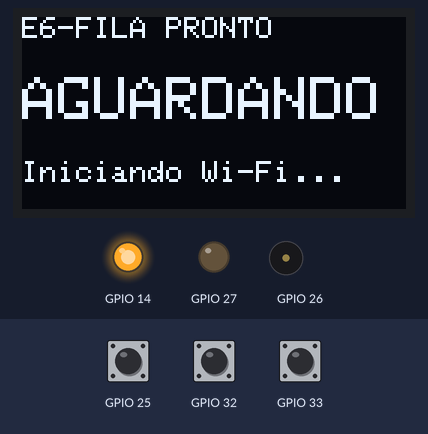
Simulated run of this sketch. Board: ESP32. Shown: 128×64 one-colour display, output pins drawn as LEDs (lit = HIGH), buzzer (waves = sounding). Dashed ring = blinking. The test bench sets the inputs (shaded band); at power-on: GPIO 25 HIGH, GPIO 32 HIGH, GPIO 33 HIGH. WiFi joins after 1.5 s; servers stay silent unless stated; uploads are accepted with an empty reply; EEPROM starts erased; not simulated (calls return 0 or success): secrets.h; what the sketch prints to the serial monitor is not drawn.

Above: at 1.2 s.
1.3 s: GPIO 25 pulled LOW for 0.15 s
At 2.2 s:
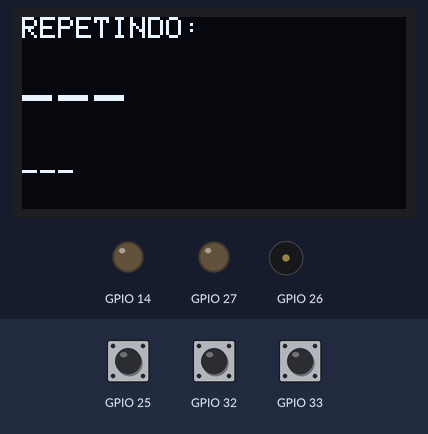
3.3 s: GPIO 32 pulled LOW for 1 s
At 5.3 s:
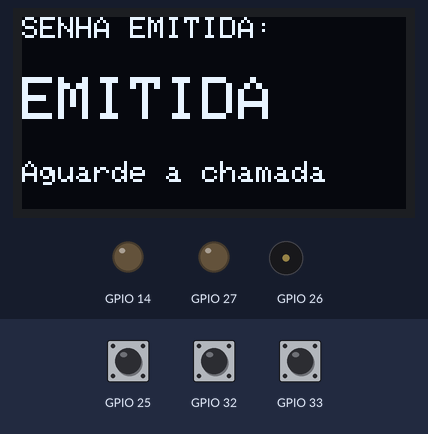
6.4 s: GPIO 33 pulled LOW for 0.15 s
At 7.7 s:
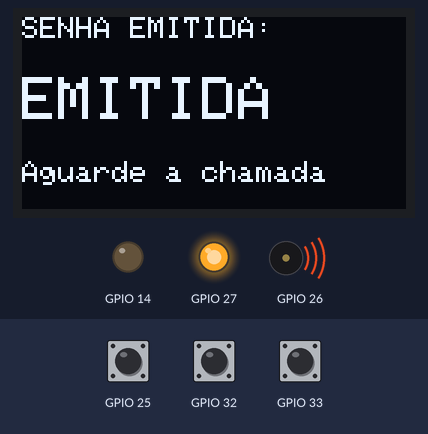
9.2 s: GPIO 25 pulled LOW for 1 s
At 9.33 s:
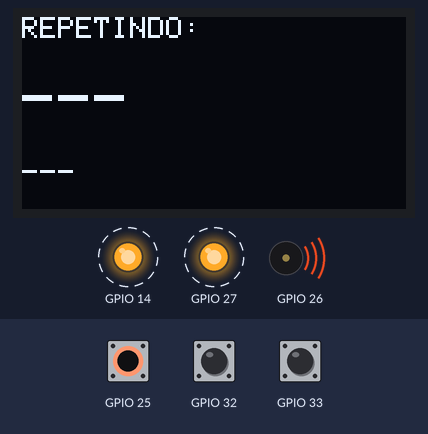
11.7 s: GPIO 32 pulled LOW for 0.15 s
At 13.4 s:
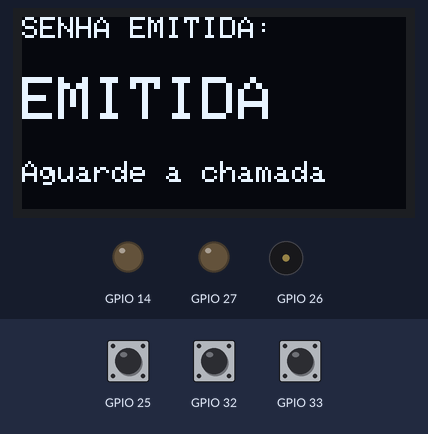
Timing chart, 0 to 14.9 s (numbered marks = the images above; inputs shaded):
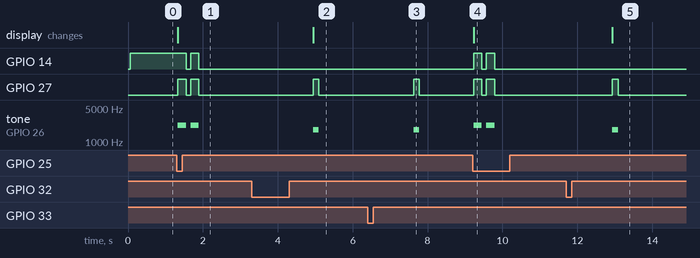

Measured:
- after the input at 1.3 s, GPIO 27: alternates HIGH for 0.22 s and LOW for 0.12 s, 4 changes in all, then stays LOW, starting at once; tone on GPIO 26: alternates 2200 Hz for 0.22 s and silent for 0.12 s, 4 changes in all, then stays silent, starting at once; the display: changes at once (image 1)
- after the input at 3.3 s, GPIO 27: LOW → HIGH after 1.6 s, → LOW 0.15 s later; tone on GPIO 26: silent → 1800 Hz after 1.6 s, → silent 0.15 s later; the display: changes after 1.6 s (image 2)
- after the input at 6.4 s, GPIO 27: LOW → HIGH after 1.2 s, → LOW 0.15 s later; tone on GPIO 26: silent → 1800 Hz after 1.2 s, → silent 0.15 s later
- after the input at 9.2 s, GPIO 14, GPIO 27: alternates HIGH for 0.22 s and LOW for 0.12 s, 4 changes in all, then stays LOW, starting at once; tone on GPIO 26: alternates 2200 Hz for 0.22 s and silent for 0.12 s, 4 changes in all, then stays silent, starting at once; the display: changes at once (image 4)
- after the input at 11.7 s, GPIO 27: LOW → HIGH after 1.2 s, → LOW 0.15 s later; tone on GPIO 26: silent → 1800 Hz after 1.2 s, → silent 0.15 s later; the display: changes after 1.2 s (image 5)

The sketch:

E6Fila.ino
```cpp
#include <WiFi.h>
#include <WiFiClientSecure.h>
#include <HTTPClient.h>
#include <ArduinoJson.h>
#include <Preferences.h>
#include <Wire.h>
#include <Adafruit_GFX.h>
#include <Adafruit_SSD1306.h>
#include "secrets.h"

namespace Pins {
  constexpr uint8_t BUTTON_COMMON   = 32;
  constexpr uint8_t BUTTON_PRIORITY = 33;
  constexpr uint8_t BUTTON_REPEAT   = 25;
  constexpr uint8_t BUZZER          = 26;
  constexpr uint8_t LED_OK          = 27;
  constexpr uint8_t LED_ALERT       = 14; // Segundo LED sugerido pelo grupo
  constexpr uint8_t OLED_SDA        = 21;
  constexpr uint8_t OLED_SCL        = 22;
}

constexpr unsigned long DEBOUNCE_MS      = 180;
constexpr unsigned long COMMAND_POLL_MS  = 2500;
constexpr unsigned long WIFI_RETRY_MS    = 5000;
constexpr uint32_t BUZZER_FREQ_HZ        = 2000;
constexpr uint8_t BUZZER_RESOLUTION_BITS = 8;

Adafruit_SSD1306 display(128, 64, &Wire, -1);
bool hasOled = false;

Preferences storage;
unsigned long sequenceNumber  = 0;
unsigned long lastCommandPoll = 0;
unsigned long lastWifiRetry   = 0;
String lastCalledTicket       = "---";
String lastCalledDesk         = "---";

struct Button {
  uint8_t pin;
  bool previousState = HIGH;
  unsigned long lastPress = 0;

  void begin() {
    pinMode(pin, INPUT_PULLUP);
    previousState = digitalRead(pin);
  }

  bool wasPressed() {
    const bool currentState = digitalRead(pin);
    const unsigned long now = millis();
    const bool pressed = (previousState == HIGH) && (currentState == LOW) && ((now - lastPress) >= DEBOUNCE_MS);
    if (pressed) lastPress = now;
    previousState = currentState;
    return pressed;
  }
};

Button commonButton{Pins::BUTTON_COMMON};
Button priorityButton{Pins::BUTTON_PRIORITY};
Button repeatButton{Pins::BUTTON_REPEAT};

void updateDisplay(const String& line1, const String& line2, const String& line3 = "") {
  if (!hasOled) return;
  display.clearDisplay();
  display.setTextColor(SSD1306_WHITE);

  display.setTextSize(1);
  display.setCursor(0, 0);
  display.println(line1);

  display.setTextSize(2);
  display.setCursor(0, 20);
  display.println(line2);

  display.setTextSize(1);
  display.setCursor(0, 48);
  display.println(line3);
  display.display();
}

// Sinal curto: senha emitida com sucesso
void playEmitSignal() {
  digitalWrite(Pins::LED_OK, HIGH);
  ledcWriteTone(Pins::BUZZER, 1800);
  delay(150);
  ledcWriteTone(Pins::BUZZER, 0);
  digitalWrite(Pins::LED_OK, LOW);
}

// Sinal duplo: chamada do atendente (mais audível para a sala de espera)
void playCallSignal() {
  for (int i = 0; i < 2; i++) {
    digitalWrite(Pins::LED_OK, HIGH);
    digitalWrite(Pins::LED_ALERT, HIGH);
    ledcWriteTone(Pins::BUZZER, 2200);
    delay(220);
    ledcWriteTone(Pins::BUZZER, 0);
    digitalWrite(Pins::LED_OK, LOW);
    digitalWrite(Pins::LED_ALERT, LOW);
    if (i == 0) delay(120);
  }
}

// Sinal de erro: falha de rede ou backend (avisa que NÃO gerou senha)
void playErrorSignal() {
  for (int i = 0; i < 3; i++) {
    digitalWrite(Pins::LED_ALERT, HIGH);
    ledcWriteTone(Pins::BUZZER, 900);
    delay(90);
    ledcWriteTone(Pins::BUZZER, 0);
    digitalWrite(Pins::LED_ALERT, LOW);
    delay(70);
  }
}

bool postJson(const String& path, JsonDocument& document, JsonDocument* responseOut = nullptr) {
  if (WiFi.status() != WL_CONNECTED) {
    Serial.println("postJson: sem Wi-Fi.");
    return false;
  }

  HTTPClient http;
  WiFiClientSecure secureClient;
  http.setTimeout(3000);
  const String url = String(API_URL) + path;
  // A API publicada no Railway usa HTTPS. Para produção, prefira setCACert()
  // com a CA raiz do domínio; setInsecure() mantém a compatibilidade com o guia.
  secureClient.setInsecure();
  const bool started = url.startsWith("https://") ? http.begin(secureClient, url) : http.begin(url);
  if (!started) {
    Serial.println("postJson: falha ao iniciar HTTP.");
    return false;
  }
  http.addHeader("Content-Type", "application/json");
  http.addHeader("x-device-key", DEVICE_KEY);

  String body;
  serializeJson(document, body);
  const int status = http.POST(body);

  if (status >= 200 && status < 300) {
    if (responseOut != nullptr) {
      deserializeJson(*responseOut, http.getStream());
    }
    http.end();
    return true;
  }

  Serial.printf("postJson: falha (%s) status %d\n", path.c_str(), status);
  http.end();
  return false;
}

void sendButtonEvent(const char* type) {
  if (WiFi.status() != WL_CONNECTED) {
    Serial.println("Sem Wi-Fi: toque rejeitado.");
    updateDisplay("SEM REDE (OFFLINE)", "ERRO", "Tente novamente");
    playErrorSignal();
    return;
  }

  JsonDocument event;
  event["device_id"] = DEVICE_ID;
  event["tipo"] = type;
  event["sequencia"] = ++sequenceNumber;
  event["dados"]["origem"] = "botao_fisico";
  storage.putULong("sequence", sequenceNumber);

  JsonDocument response;
  if (postJson("/api/eventos", event, &response)) {
    const String ticketCode = response["senha"] | "EMITIDA";
    Serial.printf("Evento enviado: %s -> %s\n", type, ticketCode.c_str());
    updateDisplay("SENHA EMITIDA:", ticketCode, "Aguarde a chamada");
    playEmitSignal();
  } else {
    Serial.println("Backend nao confirmou o evento.");
    updateDisplay("FALHA NO SERVIDOR", "ERRO", "Senha nao gerada");
    playErrorSignal();
  }
}

void confirmCommand(const String& commandId, bool success, const char* message) {
  JsonDocument confirmation;
  confirmation["status"] = success ? "executado" : "falhou";
  confirmation["retorno"] = message;
  postJson("/api/comandos/" + commandId + "/confirmacao", confirmation);
}

void pollCommands() {
  if (WiFi.status() != WL_CONNECTED || millis() - lastCommandPoll < COMMAND_POLL_MS) return;
  lastCommandPoll = millis();

  HTTPClient http;
  WiFiClientSecure secureClient;
  http.setTimeout(3000);
  const String url = String(API_URL) + "/api/comandos/pendentes?device=" + DEVICE_ID;
  secureClient.setInsecure();
  const bool started = url.startsWith("https://") ? http.begin(secureClient, url) : http.begin(url);
  if (!started) return;
  http.addHeader("x-device-key", DEVICE_KEY);

  const int status = http.GET();
  if (status != 200) {
    http.end();
    return;
  }

  JsonDocument commands;
  const DeserializationError error = deserializeJson(commands, http.getStream());
  http.end();

  if (error || !commands.is<JsonArray>()) return;

  for (JsonObject command : commands.as<JsonArray>()) {
    const String id = command["id"].as<String>();
    if (id.isEmpty()) continue;

    const String action = command["acao"].as<String>();
    if (action == "exibir_chamada") {
      // Lê os parâmetros enviados pelo painel do atendente
      lastCalledTicket = command["parametros"]["senha"] | "CHAMADA";
      lastCalledDesk   = command["parametros"]["guiche"] | "Guiche 01";

      updateDisplay("CHAMADA ATUAL:", lastCalledTicket, lastCalledDesk);
      playCallSignal();
      confirmCommand(id, true, "Exibido no OLED e sinalizado por som/LED");
    } else {
      confirmCommand(id, false, "Comando nao suportado pelo ESP32");
    }
  }
}

void keepWifiConnected() {
  if (WiFi.status() == WL_CONNECTED) {
    digitalWrite(Pins::LED_ALERT, LOW);
    return;
  }
  digitalWrite(Pins::LED_ALERT, HIGH); // Mantém LED de alerta aceso enquanto offline
  if (millis() - lastWifiRetry < WIFI_RETRY_MS) return;
  lastWifiRetry = millis();
  Serial.println("Tentando reconectar ao Wi-Fi...");
  updateDisplay("CONECTANDO...", "OFFLINE", "Buscando rede Wi-Fi");
  WiFi.reconnect();
}

void setup() {
  Serial.begin(115200);
  storage.begin("e6fila", false);
  sequenceNumber = storage.getULong("sequence", 0);

  commonButton.begin();
  priorityButton.begin();
  repeatButton.begin();

  pinMode(Pins::LED_OK, OUTPUT);
  pinMode(Pins::LED_ALERT, OUTPUT);
  digitalWrite(Pins::LED_OK, LOW);
  digitalWrite(Pins::LED_ALERT, LOW);

  ledcAttach(Pins::BUZZER, BUZZER_FREQ_HZ, BUZZER_RESOLUTION_BITS);

  Wire.begin(Pins::OLED_SDA, Pins::OLED_SCL);
  if (display.begin(SSD1306_SWITCHCAPVCC, 0x3C)) {
    hasOled = true;
    updateDisplay("E6-FILA PRONTO", "AGUARDANDO", "Iniciando Wi-Fi...");
  }

  WiFi.mode(WIFI_STA);
  WiFi.begin(WIFI_SSID, WIFI_PASSWORD);
}

void loop() {
  keepWifiConnected();

  if (commonButton.wasPressed()) sendButtonEvent("botao_comum");
  if (priorityButton.wasPressed()) sendButtonEvent("botao_prioritaria");
  if (repeatButton.wasPressed()) {
    updateDisplay("REPETINDO:", lastCalledTicket, lastCalledDesk);
    playCallSignal();
  }

  pollCommands();
  delay(10);
}
```
